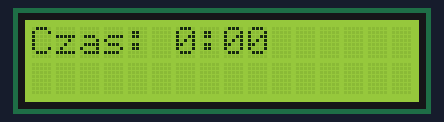
A sketch run on a simulated Arduino Uno, built with avr-gcc and run on an emulated ATmega328P. Parts: 16×2 character LCD.

Above: at 0.1 s.
At 4.1 s:
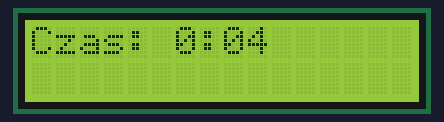
At 9.2 s:
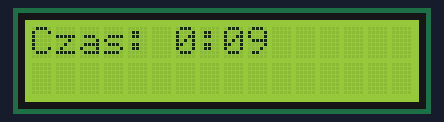
At 19.2 s:
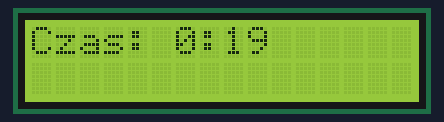
At 28.2 s:
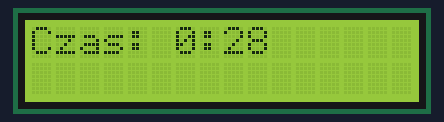
At 38.3 s:
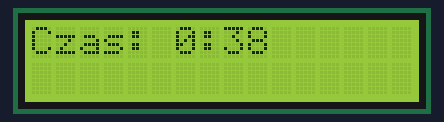

The sketch:

sketch_mar10k.ino
```cpp
#include <ISALiquidCrystal.h>
ISALiquidCrystal lcd;
unsigned long int minuty;
void setup()
{
  lcd.begin();
}

void loop()
{
  unsigned long int czas,sekundy;
  lcd.clear();
  lcd.print("Czas: ");
  czas = millis();
  sekundy = (czas/1000)-(minuty*60);
  if (sekundy == 60)
     minuty = minuty+1;
  lcd.print(minuty);
  lcd.print(":");
  if (sekundy < 10)
    lcd.print("0");
  if (sekundy != 60)
    lcd.print(sekundy);
  else
    lcd.print("00");
  delay(1000);
  lcd.setCursor(0,0);
}
```

Measured:
- what the display in image 1 shows lasts 1.0 s, from 4.1 s to 5.1 s
